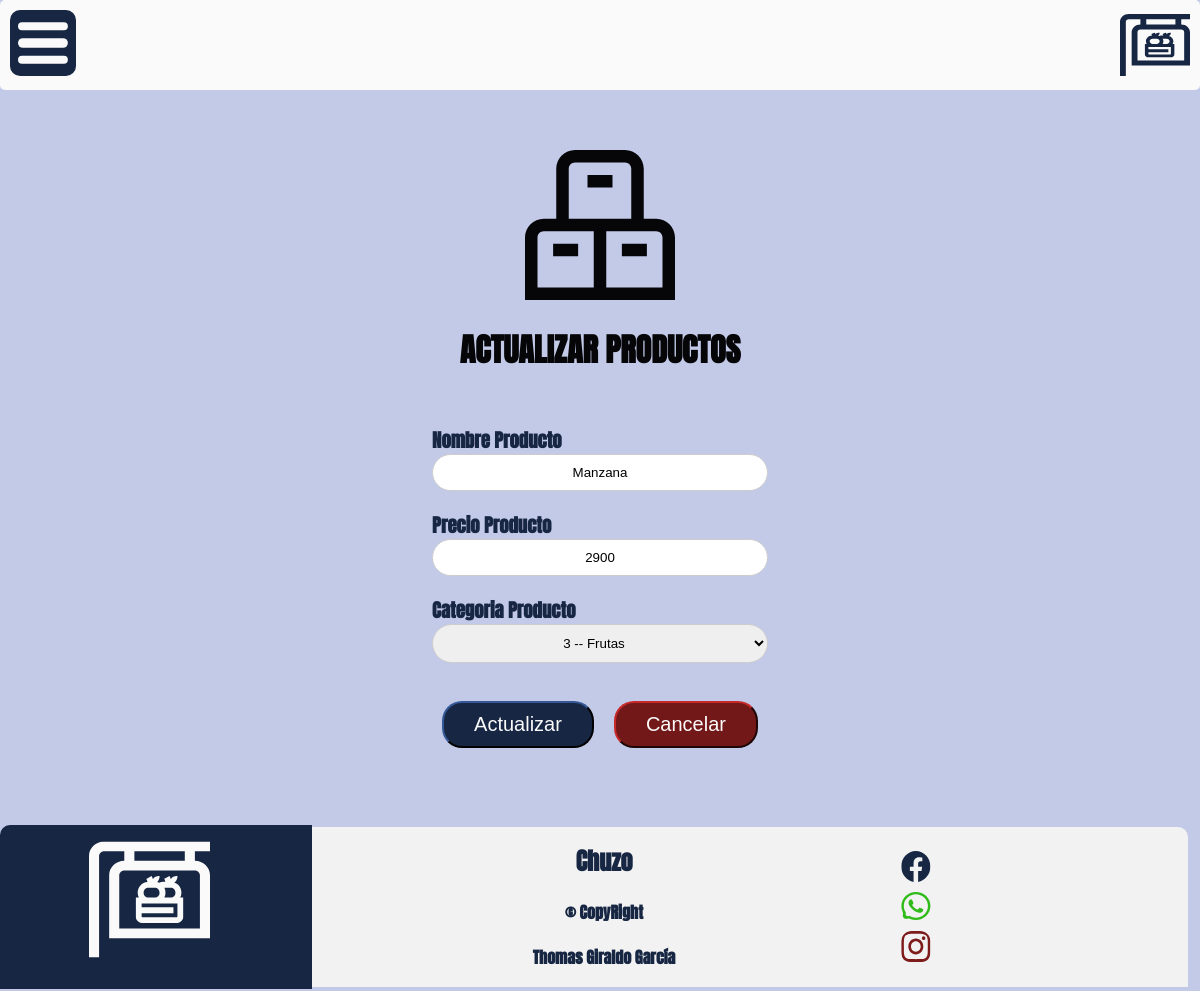
Screenshot of /actualizar_producto.php?id=2 (signed in) with the database file from the repository.
### tables this page shows
CREATE TABLE `productos` (
  `prod_id` int(11) NOT NULL,
  `prod_cate_id` int(11) DEFAULT NULL,
  `prod_nombre` varchar(30) NOT NULL,
  `prod_precio` int(11) DEFAULT NULL
);

### controller/Controller_productos.php (called while the page is built, shortened)
<?php
require('../models/Conexion.php');
function get_productos(){
    $con = new Conexion();
    try{
        $query = $con->getCon()->query('SELECT p.prod_id, p.prod_cate_id, p.prod_nombre, p.prod_precio, c.cate_nombre FROM productos AS p JOIN categorias AS c ON c.cate_id = p.prod_cate_id ORDER BY p.prod_id ASC');
        $productos = [];
        $num_rows = $query->num_rows;
        for ($i = 0; $i < $num_rows; $i++) {
            $fila = $query->fetch_assoc();
            $productos[$i] = $fila;
        }
        $con->closeCon();
        return $productos;
    }catch(mysqli_sql_exception $e){
        echo "Error al consultar productos".$e->getMessage();
        $con->closeCon();
        return [];
    }
}
    function detalle_producto($id){
    $productos = get_productos();
    $deta = [];
    foreach($productos as $prod){
        if($id == $prod['prod_id']){
            $deta = $prod;
            break;
        }
    }
    return $deta;
}
?>

### models/Conexion.php (called while the page is built)
<?php
class Conexion{
    private $con;
    public function __construct()
    {
    try {
        $this->con = new mysqli('localhost', 'root', '', 'chuzo');
    } catch (mysqli_sql_exception $e) {
        echo 'Error de conexión: ' . $e->getMessage();
    }
    }
    function getCon(){
        return $this->con;
    }
    function closeCon(){
        $this->con = null;
    }
}
?>

### public/actualizar_producto.php (the view, shortened to what this page needs)
<!DOCTYPE html>
<html lang="es">
<head>
    <link rel="stylesheet" type="text/css" href="styles/style.css">
</head>
<body class="body">
    <?php
    require('../controller/Controller_productos.php');
    if (isset($_GET['id'])) {
        $id = $_GET['id'] ?? '';
        $prod = detalle_producto($id);
    } else {
        echo "No se pudo tomar el id";
    }
    ?>
    <nav>
        <div class="navbar-1">
            <div class="hamburger">
                <img src="img/logo-navbar-hamburguer.svg" height="50" width="50" onclick="Menu()" class="logo-navbar-hamburguer">
                <img class="logo-menu" src="img/logo.svg" width="70" height="70">
            </div>
        </div>
    </nav>
    <div class="container-registro">
        <div class="flex-item">
            <img src="img/producto-navbar.svg" width="150px" height="150px">
        </div>
    </div>
    <div class="container-registro">
        <div class="flex-item fontype">
            <h1 class="title">
                ACTUALIZAR PRODUCTOS
            </h1>
        </div>
    </div>
    <div class="container">
        <form method="post">
            <div class="title-form">
                <h3 class="title-h4">Nombre Producto</h3>
            </div>
            <div>
                <input class="input" type="text" class="input-with-logo" name="nombre" minlength="1" value="<?php echo $prod['prod_nombre']; ?>" required>
            </div>
            <div class="title-form">
                <h3 class="title-h4">Precio Producto</h3>
            </div>
            <div>
                <input class="input" type="text" class="input-with-logo" name="precio" value="<?php echo $prod['prod_precio']; ?>" required>
            </div>
            <div class="title-form">
                <h3 class="title-h4">Categoria Producto</h3>
            </div>
            <div>
                <select name="select" class="input" required>
                    <option value="<?php echo $prod['prod_cate_id']; ?>"><?php echo $prod['prod_cate_id'] . " -- " . $prod['cate_nombre']; ?></option>
                </select>
            </div>
            <br><br>
            <div class="btns-form">
                <button type="submit" class="btn-form" name="actualizar">Actualizar</button>
                <a href="tabla_productos.php"><button type="button" class="btn-form-cancelar">Cancelar</button></a>
            </div>
        </form>
    </div>
    <br>
    <footer class="footer">
        <div class="logo-section">
            <div>
                <img src="img/Logo-blanco-footer.svg" alt="Logo" class="logo">
            </div>
        </div>
        <div class="text-section">
            <h2>Chuzo</h2>
            <h4>&copy; CopyRight</h4>
            <h4>Thomas Giraldo García</h4>
        </div>
        <div class="icon-section">
            <img src="img/facebook-footer.svg" alt="Icono 1" class="icon">
            <img src="img/Whatsapp-footer.svg" alt="Icono 2" class="icon">
            <img src="img/Instagram-footer.svg" alt="Icono 3" class="icon">
        </div>
    </footer>
</body>
</html>

### public/styles/style.css (style rules this page uses)
.body, html { background-color: #c3cae8; font-family: 'Roboto', sans-serif; height: 100%; margin: 0; }
.body h1, h2, h3, h4, h5, h6 { font-family: 'Anton', sans-serif; }
.title { color: #060608; }
.navbar-1 { display: flex; flex-direction: column; background-color: #fafafa; color: #060608; padding: 10px; border-radius: 5px; margin-bottom: 60px; }
.hamburger { display: flex; justify-content: space-between; }
.logo-navbar-hamburguer { background-color: #172743; padding: 8px; border-radius: 10px; transition: background-color 0.6s ease; }
.container-registro { display: flex; justify-content: center; }
.flex-item { width: auto; align-content: center; }
.container { display: flex; justify-content: center; align-items: center; padding: 10px; margin-bottom: 50px; }
.input { width: 100%; max-width: 100%; box-sizing: border-box; border: 1px solid #ccc; border-radius: 20px; padding: 10px; text-align: center; }
.btn-form { padding: 10px 30px; border-radius: 20px; color: #fafafa; background-color: #172743; font-size: 20px; margin: 0px 10px; border-color: #172743; transition: background-color 0.6s ease; }
.btn-form-cancelar { padding: 10px 30px; border-radius: 20px; color: #fafafa; background-color: #731818; font-size: 20px; margin: 0px 10px; border-color: #731818; transition: background-color 0.6s ease; }
.title-h4 { padding: 0px; margin: 20px 0px 0px 0px; }
.title-form { display: flex; color: #172743; }
.btns-form { display: flex; flex-wrap: wrap; justify-content: space-between; }
.footer { position: relative; bottom: 0%; width: 99%; height: 20%; display: flex; justify-content: space-between; align-items: center; background-color: #f2f2f2; border-radius: 10px 10px 0px 0px; }
.logo-section { flex: 1; display: flex; background-color: #172743; border-radius: 10px 0px 0px 0px; padding: 10px; justify-content: center; height: 90%; }
.logo { width: 90%; height: 90%; }
.text-section { flex: 2; text-align: center; color: #172743; }
.icon-section { flex: 1; display: flex; flex-direction: column; justify-content: center; }
.icon { width: 30px; margin: 5px; }
button { margin-top: 20px; }

### rows the page displays
productos: nombre "Manzana", precio "2900", select "3 -- Frutas"
